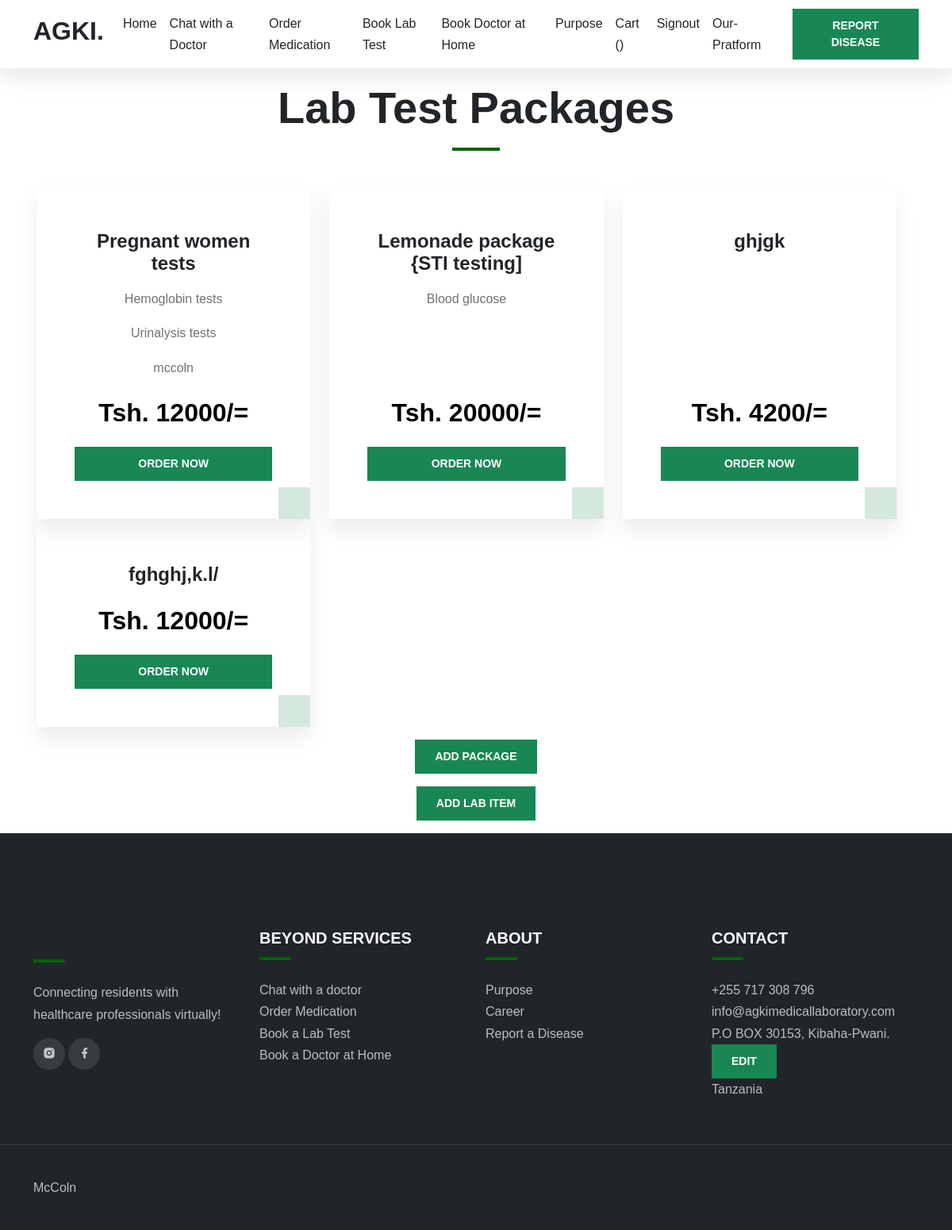
/bookLabTest/ (signed in), run on the app's committed database.
### app/models.py (models this page shows, shortened)
class LaboratoryTestCategory(models.Model):
    title = models.CharField(max_length=100)
    cost = models.IntegerField()

class LaboratoryTest(models.Model):
    title = models.CharField(max_length=100)
    category = models.ForeignKey(LaboratoryTestCategory, on_delete=models.CASCADE)

class FooterContact(models.Model):
    phonenumber = models.CharField(max_length=200)
    email = models.CharField(max_length=200)
    address = models.CharField(max_length=200)

### app/views.py (the view)
# urls.py: path('bookLabTest/', views.bookLabTest, name='bookLabTest'),
def bookLabTest(request):
    footer = FooterContact.objects.all()
    laboratory_categories = LaboratoryTestCategory.objects.all()
    context = {
        'footer': footer,
        'laboratory_categories': laboratory_categories,
    }
    return render(request, 'app/bookLabTest.html', context)

### app/templates/app/bookLabTest.html (shortened to what this page needs)
{% extends 'app/base.html' %}
{% load static %}
{% block content %}
    <section id="services" class="p-3">
        <div class="container">
            <div class="row">
                <div class="col-12 text-center" data-aos="fade-down" data-aos-delay="150">
                    <div class="section-title">
                        <h1 class="display-4 fw-semibold">Lab Test Packages</h1>
                        <div class="line"></div>
                    </div>
                </div>
            </div>
            <div class="row g-3 text-center">
                <div class="row flex-grow-1">
                    {% for category in laboratory_categories %}
                    <div class="col-lg-4 col-sm-6 bg-white d-flex">
                        <div class="service theme-shadow p-lg-5 p-4 d-flex flex-column">
                            <h4 class="mt-2 mb-3">{{ category.title }}</h4>
                            <div class="flex-grow-1">
                                {% for test in category.laboratorytest_set.all %}
                                <p>{{ test.title }}</p>
                                {% endfor %}
                            </div>
                            <div class="text-black">
                                <p style="font-size: xx-large;"><b>Tsh. {{ category.cost }}/=</b></p>
                            </div>
                            <div>
                                <a href="{% url 'confirm_order' category_id=category.id %}" class="btn btn-success w-100">Order now</a>
                            </div>
                        </div>
                    </div>
                    {% endfor %}
                </div>
                <a href="{% url 'packageAdd' %}"><button class="btn btn-success">Add Package</button></a>
                <a href="{% url 'packageItem' %}"><button class="btn btn-success">Add Lab Item</button></a>
            </div>
        </div>
    </section>
{% endblock %}

### app/templates/app/base.html (shortened to what this page needs)
{% load static %}
<!doctype html>
<html lang="en">
<head>
    <link rel="stylesheet" href="https://cdn.jsdelivr.net/npm/bootstrap@5.2.0/dist/css/bootstrap.min.css">
    <link href="https://cdn.jsdelivr.net/npm/remixicon@2.5.0/fonts/remixicon.css" rel="stylesheet">
    <link rel="stylesheet" href="https://cdn.jsdelivr.net/npm/@fancyapps/ui@4.0/dist/fancybox.css">
    <link href="https://cdn.jsdelivr.net/npm/bootstrap@5.3.0-alpha1/dist/css/bootstrap.min.css" rel="stylesheet">
    <link rel="stylesheet" href="{% static 'videos/index.css' %}">
</head>
<body data-bs-spy="scroll" data-bs-target=".navbar">
    <nav class="navbar navbar-expand-lg bg-white sticky-top">
        <div class="container">
            <a class="navbar-brand" href="{% url 'index' %}">
                <h2>AGKI.</h2>
            </a>
            <div class="collapse navbar-collapse" id="navbarNav">
                <ul class="navbar-nav ms-auto">
                    <li class="nav-item">
                        <a class="nav-link" href="{% url 'index' %}">Home</a>
                    </li>
                    <li class="nav-item">
                        <a class="nav-link" href="{% url 'create-thread' %}">Chat with a Doctor</a>
                    </li>
                    <li class="nav-item">
                        <a class="nav-link" href="{% url 'medicationRequest' %}">Order Medication</a>
                    </li>
                    <li class="nav-item">
                        <a class="nav-link" href="{% url 'bookLabTest' %}">Book Lab Test</a>
                    </li>
                    <li class="nav-item">
                        <a class="nav-link" href="{% url 'bookDoctor' %}">Book Doctor at Home</a>
                    </li>
                    <li class="nav-item">
                        <a class="nav-link" href="{% url 'purpose' %}">Purpose</a>
                    </li>
                    {% if user.is_authenticated %}
                    <li class="nav-item">
                        <a class="nav-link" href="{% url 'order_summary' %}">Cart ({{ total_cart }})</a>
                    </li>
                    <li class="nav-item">
                        <a class="nav-link" href="{% url 'signout' %}">Signout</a>
                    </li>
                    {% else %}
                    <li class="nav-item">
                        <a class="nav-link" href="{% url 'signin' %}">Signin</a>
                    </li>
                    {% endif %}
                    {% if user.is_pharmacist  or user.is_doctor or user.is_laboratorist or user.is_receptionist or user.is_seller %}
                    <li class="nav-item">
                        <a class="nav-link" href="{% url 'home' %}" class="btn btn-brand ms-lg-3">Our-Pratform</a>
                    </li>
                    {% endif %}
                </ul>
                {% if user.is_authenticated %}
                <a href="{% url 'sickinfo' %}" class="btn btn-success ms-lg-3">Report Disease</a>
                {% else %}
                <a href="{% url 'signin' %}" class="btn btn-success ms-lg-3">Login to Report Disease</a>
                {% endif %}
            </div>
        </div>
    </nav>
    {% block content %}
    {% endblock %}
    <footer class="bg-dark">
        <div class="footer-top">
            <div class="container">
                <div class="row gy-5">
                    <div class="col-lg-3 col-sm-6">
                        <div class="line"></div>
                        <p>Connecting residents with healthcare professionals virtually!</p>
                        <div class="social-icons">
                            <a href="https://instagram.com/agkimedicallab?igshid=5zjy93huqk91"><i class="ri-instagram-fill"></i></a>
                            <a href="https://web.facebook.com/search/top?q=agki%20medical%20laboratory"><i class="ri-facebook-fill"></i></a>
                        </div>
                    </div>
                    <div class="col-lg-3 col-sm-6">
                        <h5 class="mb-0 text-white">BEYOND SERVICES</h5>
                        <div class="line"></div>
                        <ul>
                            <li><a href="{% url 'create-thread' %}">Chat with a doctor</a></li>
                            <li><a href="{% url 'medicationRequest' %}">Order Medication</a></li>
                            <li><a href="{% url 'bookLabTest' %}">Book a Lab Test</a></li>
                            <li><a href="{% url 'bookDoctor' %}">Book a Doctor at Home</a></li>
                        </ul>
                    </div>
                    <div class="col-lg-3 col-sm-6">
                        <h5 class="mb-0 text-white">ABOUT</h5>
                        <div class="line"></div>
                        <ul>
                            <li><a href="{% url 'purpose' %}">Purpose</a></li>
                            <li><a href="#">Career</a></li>
                            <li><a href="{% url 'sickinfo' %}">Report a Disease</a></li>
                        </ul>
                    </div>
                    <div class="col-lg-3 col-sm-6">
                        <h5 class="mb-0 text-white">CONTACT</h5>
                        <div class="line"></div>
                        <ul>
                            {% for i in footer %}
                                <li>{{i.phonenumber}}</li>
                                <li>{{i.email}}</li>
                                <li>{{i.address}}</li>
                                {% if user.is_superuser %}
                                <a href="{% url 'footerContact' i.id %}"><button class="btn btn-success">Edit</button></a>
                                {% endif %}
                            {% endfor %}
                                <li>Tanzania</li>
                        </ul>
                    </div>
                </div>
            </div>
        </div>
        <div class="footer-bottom">
            <div class="container">
                <div class="row g-4 justify-content-between">
                    <div class="col-auto">
                        <p class="mb-0"><a href="https://instagram.com/eng_mccoln">McColn</a></p>
                    </div>
                    <div class="col-auto">
                    </div>
                </div>
            </div>
        </div>
    </footer>
  </body>
  </html>

### static/videos/index.css (style rules this page uses)
:root { --c-dark: #212529; --c-brand: darkgreen; --c-brand-light: #4e8b57; --c-brand-rgb: 46, 139, 87; --c-body: #727272; --font-base: "ClashDisplay", sans-serif; --box-shadow: 0px 15px 25px rgba(0,0,0,0.08); --transition: all 0.5s ease; }
body { font-family: var(--font-base); line-height: 1.7; color: var(--c-body); }
h1, h2, h3,h4, h5, h6, .h1, .h2, .h3, .h4, .h5, .h6 { font-weight: 600; color: var(--c-dark); }
a { text-decoration: none; color: var(--c-brand); transition: var(--transition); }
.theme-shadow { box-shadow: var(--box-shadow); }
.navbar { box-shadow: var(--box-shadow); }
.navbar-nav .nav-link { font-weight: 500; color: var(--c-dark); }
.btn { font-weight: 600; font-size: 14px; text-transform: uppercase; border-radius: 0; padding: 10px 24px; }
.section-title { margin-bottom: 60px; }
.section-title .line { width: 60px; height: 4px; background-color: var(--c-brand); margin: 16px auto 24px auto; }
.service { position: relative; overflow: hidden; z-index: 2; }
.service::after { content: ""; width: 40px; height: 40px; background: rgba(var(--c-brand-rgb), 0.2); position: absolute; bottom: 0; right: 0; transition: var(--transition); }
footer { padding-top: 120px; }
.footer-top { padding-bottom: 40px; border-bottom: 1px solid rgba(255,255,255,0.1); }
.footer-bottom { padding-top: 40px; padding-bottom: 40px; }
footer li, footer p, footer a { color: rgba(255,255,255,0.7); }
footer ul { list-style: none; padding: 0; }
footer .line { width: 40px; height: 4px; background-color: var(--c-brand); margin-top: 12px; margin-bottom: 24px; }
.social-icons a { width: 40px; height: 40px; display: inline-flex; align-items: center; justify-content: center; background-color: rgba(255,255,255,0.1); border-radius: 100px; }

### app/templates/app/base.html (style rules this page uses)
a { text-decoration: none; }

### app/templates/app/bookLabTest.html (style rules this page uses)
.row.flex-grow-1 { display: flex; }
.col-lg-4.col-sm-6.bg-white { display: flex; }
.service.theme-shadow { flex-grow: 1; }

### data on the page
LaboratoryTestCategory: title "Pregnant women tests", cost "12000"
LaboratoryTest: title "Hemoglobin tests"
LaboratoryTest: title "Urinalysis tests"
LaboratoryTest: title "mccoln"
LaboratoryTestCategory: title "Lemonade package {STI testing]", cost "20000"
LaboratoryTest: title "Blood glucose"
LaboratoryTestCategory: title "ghjgk", cost "4200"
LaboratoryTestCategory: title "fghghj,k.l/", cost "12000"
FooterContact: phonenumber "+255 717 308 796", email "info@agkimedicallaboratory.com", address "P.O BOX 30153, Kibaha-Pwani."
